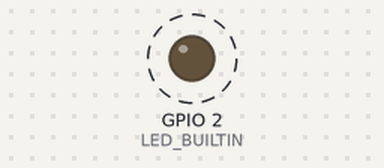
This sketch was run on a simulated ESP32. On the bench: output pins drawn as LEDs (lit = HIGH). Dashed ring = blinking. What the sketch prints to the serial monitor is not drawn.

Above: at 0.2 s.
Timing chart, 0 to 3.0 s (numbered marks = the images above):
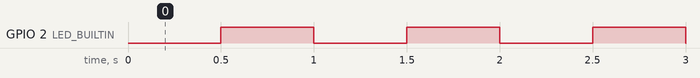

Measured:
- by itself, GPIO 2 (LED_BUILTIN): alternates HIGH for 0.50 s and LOW for 0.50 s

The sketch:

esp32_devkit.ino
```cpp
/*
  ESP32 DevKit Starter Sketch

  Replace the section marked "YOUR FEATURE" with the code/logic from your shared link.
*/

#ifndef LED_BUILTIN
#define LED_BUILTIN 2
#endif

const unsigned long BLINK_INTERVAL_MS = 500;
unsigned long lastBlinkMs = 0;
bool ledState = false;

void setup() {
  Serial.begin(115200);
  pinMode(LED_BUILTIN, OUTPUT);

  Serial.println();
  Serial.println("ESP32 starter running.");
  Serial.println("Paste your custom feature in loop() section marked YOUR FEATURE.");
}

void loop() {
  // -------- YOUR FEATURE START --------
  // Replace this default behavior with the code from your shared link.
  // -------- YOUR FEATURE END ----------

  // Default alive indicator (safe to remove after you add your feature).
  const unsigned long now = millis();
  if (now - lastBlinkMs >= BLINK_INTERVAL_MS) {
    lastBlinkMs = now;
    ledState = !ledState;
    digitalWrite(LED_BUILTIN, ledState ? HIGH : LOW);
    Serial.println(ledState ? "LED ON" : "LED OFF");
  }
}
```
